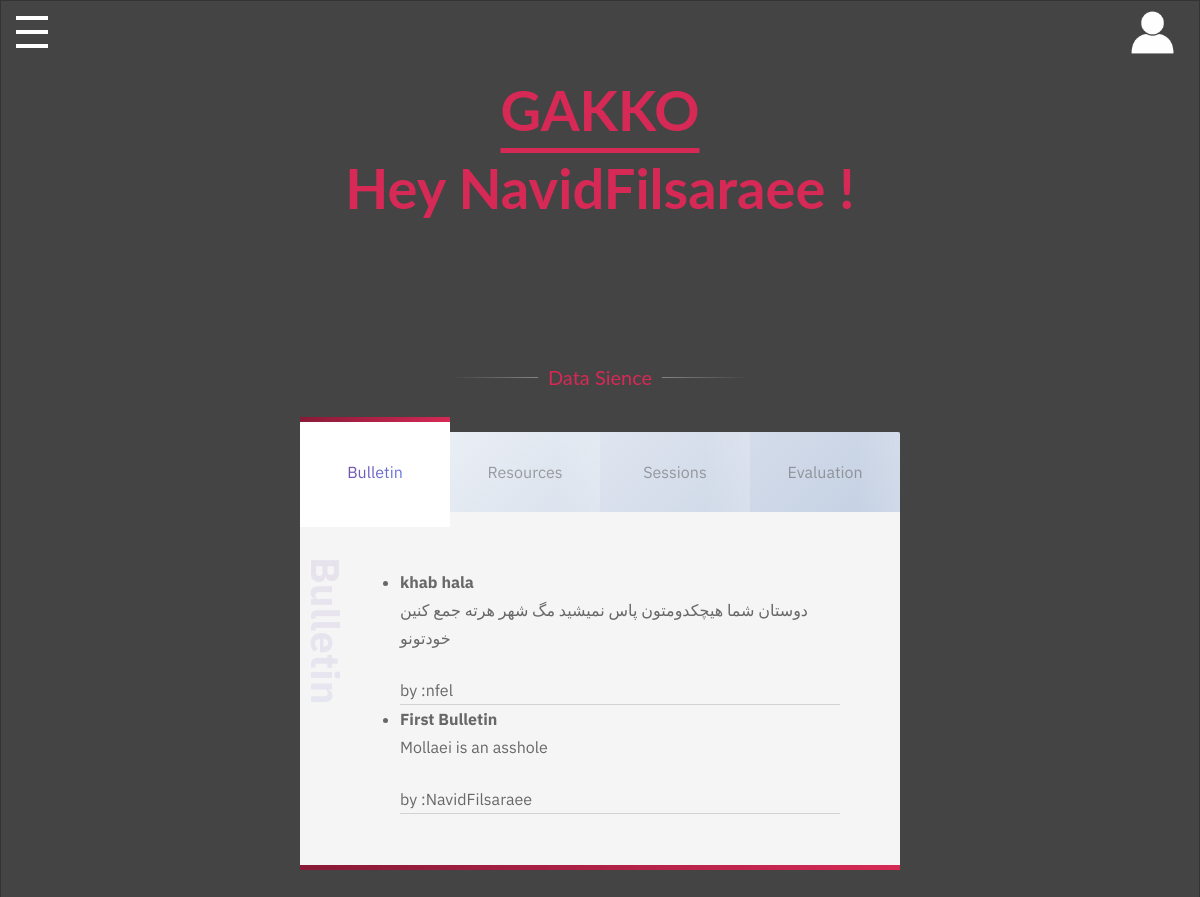
/edu/course/1 (signed in), run on the app's committed database.
### user/models.py (models this page shows, shortened)
class User(AbstractUser):
    university_id = models.CharField(max_length=255,auto_created=True, primary_key=True)
    user_choices = (
        ('S', 'student'),
        ('T', 'teacher'),
        ('U', 'university_staff'),
    )
    user_type = models.CharField(max_length=1, choices=user_choices)
    objects = UserManager()
    students = Student()
    teachers = Teacher()
    uni = University_staff()

### education/models.py (models this page shows)
class Course(models.Model):
    title = models.CharField(max_length=200)
    detail = models.CharField(_("What is this ???"),
                              max_length=200, default=' ')
    faculty = models.CharField(_("faculty name"), max_length=200)  # daneshkade
    unit_count = models.PositiveIntegerField(
        _("Unit"), validators=[MaxValueValidator(5)])
    def __str__(self):
        return f'{self.title} - {self.faculty}'

class BulletinBoard(models.Model):
    title = models.CharField(max_length=100)
    description = models.TextField(max_length=255)
    publisher = models.ForeignKey(User, on_delete=models.CASCADE)
    course = models.ForeignKey(
        Course, on_delete=models.CASCADE, null=True, blank=True)
    class Meta:
        ordering = ['-id']
    def __str__(self):
        return f'{self.title} , by {self.publisher.username}'

### education/views.py (the view)
# urls.py: path('course/<int:pk>', CourseDetailView.as_view(), name='course-detail'),
class CourseDetailView(DetailView):
    model = Course
    def get_context_data(self, **kwargs):
        context = super().get_context_data(**kwargs)
        context["courseresources"] = CourseResources.objects.filter(course = self.object)
        context["coursesession"] = CourseSession.objects.filter(course = self.object)
        context["bulletinboard"] = BulletinBoard.objects.filter(course=self.object)
        print(context)
        return context

### education/models.py (called while the page is built)
    def __str__(self):
        return self.title

    def __str__(self):
        return f'{self.course.title} - {self.day_of_week}'

### education/templates/education/course_detail.html (shortened to what this page needs)
{% extends 'base.html' %}
{% load static %}
{% block content %}
  <link rel="stylesheet" href="{% static 'css/course-detail.css' %}">
<div class="skills">
          <hr class="hr-text" data-content="{{object.title}}">
        </div>
<section id="wrapper">
   <div class="content">
      <div class="tabs">
         <button class="tablinks active" data-country="Bulletin"><p data-title="Bulletin">Bulletin</p></button>
         <button class="tablinks" data-country="Resources"><p data-title="Resources">Resources</p></button>
         <button class="tablinks" data-country="Sessions"><p data-title="Sessions">Sessions</p></button>
         <button class="tablinks" data-country="Evaluation"><p data-title="Evaluation">Evaluation</p></button>
      </div>
      <div class="wrapper_tabcontent">
         <div id="Bulletin" class="tabcontent active">
            <h3>Bulletin</h3>
            <ul>
            {% for bulletin in bulletinboard %}
               <li>
               <strong>{{bulletin.title}}</strong>
               <br>
                  <p>{{bulletin.description}}</p>by :{{bulletin.publisher.username}}
               <br>
               </li>
            {% endfor %}
         </div>
      </div>
   </div>
</section>
{% endblock content %}

### templates/base.html (shortened to what this page needs)
{% load static %}
{% load cache %}
<!DOCTYPE html>
<html>
<head>
  <link rel="stylesheet" href="{% static 'css/style.css' %}">
  <link rel="stylesheet" href="{% static 'css/search.css' %}">
  <link rel="stylesheet" href="{% static 'css/sidebar.css' %}">
</head>
<body>
  <h1 style="font-family: 'lato';font-size:3.5em;color: #d62956;text-align: center;">
    <strong ><a href='#' style='    color: #d62956;     text-underline-offset: 16.5px;'>GAKKO</a></strong>
    <br>
    {% if request.user.is_authenticated %}
    Hey {{request.user.username}} !
    {% else %}
    Wellcome Stranger :-)
    {% endif %}
  </h1>
  <div>
    <label for="navcheck" aria-hidden="true" title="menu">
      <span class="burger">
        <span class="bar">
        </span>
      </span>
    </label>
      </div>
  <div>
    <a href="http://{{ request.META.HTTP_HOST }}/admin/"><img src="{% static 'img/profile.png' %}" alt="profile" style="position: fixed;
    top: 10px;
    right: 25px;
    width: 45px;
    height: 45px;"></a>
  </div>
  <main>
  <div class='content' id='main-content'>
    {% block content %}
    {% endblock content %}
  </div>
  </main>
</body>
</html>

### static/css/style.css (style rules this page uses)
html { --scrollbarBG: #262a2b; --thumbBG: #d62956; }
body { scrollbar-width: thin; scrollbar-color: var(--thumbBG) var(--scrollbarBG); }
div { scrollbar-width: thin; scrollbar-color: var(--thumbBG) var(--scrollbarBG); }
html { overflow: hidden; }
body { height: 100vh; overflow-y: auto; margin: 0 auto; padding: 2rem; font: 100%/1.4 serif; border: 1px solid rgba(0, 0, 0, 0.25) }
p { margin: 0 0 1.5em; }

### static/css/sidebar.css (style rules this page uses)
label { position: absolute; margin: 0; padding: 0; border: none; outline: none; background: none; cursor: pointer; }
label::before { position: fixed; z-index: 1; top: 0; left: 0; right: 0; bottom: 0; background-color: rgba(10, 38, 57, 0.75); content: ""; opacity: 0; pointer-events: none; transition: opacity 0.5s cubic-bezier(0.19, 1, 0.22, 1); }
label .burger { position: fixed; top: 1em; left: 1em; z-index: 3; width: 2em; height: 2em; margin: 0; padding: 0; transition: opacity 0.5s cubic-bezier(0.19, 1, 0.22, 1); }
label .burger::before, label .burger .bar, label .burger::after { position: absolute; left: 0; display: block; width: 100%; height: 12%; background: white; content: ""; transition: all 0.5s cubic-bezier(0.19, 1, 0.22, 1); }
label .burger .bar { top: 44%; }
label .burger::before { top: 0; transform-origin: top left; }
label .burger::after { bottom: 0; transform-origin: bottom left; }
main { overflow: hidden; }
main .content { transform: translate3d(0, 0, 0); will-change: transform, filter; transition: all 0.5s cubic-bezier(0.19, 1, 0.22, 1); }
body { overflow-x: hidden; background: #444; color: white; font: 1em/1.4 "lato"; }
main { padding: 5% 0; }
h1 { font: 2.5em/1.4 "roboto condensed"; font-weight: 700; }
.skills { max-width: 50%; margin: 40px auto; text-align: center; }
.skills .hr-text { font-size: 20px; position: relative; border: 0; height: 1.5em; }
.skills .hr-text:before { content: ""; background: linear-gradient(to right, transparent, #b2b2b2, transparent); position: absolute; left: 0; top: 50%; width: 100%; height: 1px; }
.skills .hr-text:after { content: attr(data-content); position: relative; display: inline-block; color: black; padding: 0 0.5em; line-height: 1.5em; color: #d62956; background-color: #444444; }

### data on the page
User: user.username "NavidFilsaraee"
BulletinBoard: title "khab hala", description "دوستان شما هیچکدومتون پاس نمیشید مگ شهر هرته جمع کنین خودتونو", publisher.username "nfel"
BulletinBoard: title "First Bulletin", description "Mollaei is an asshole", publisher.username "NavidFilsaraee"
